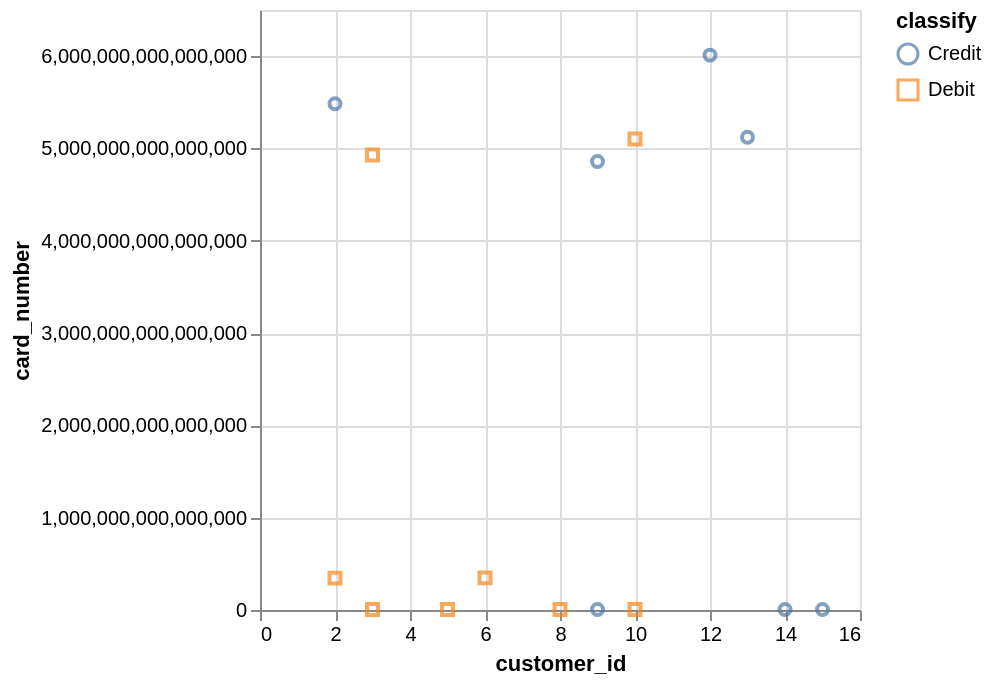

Write the Vega-Lite specification saved for this chart.
### Vega-Lite specification from a JSON file in a GitHub repository (floating-point values rounded to 4 significant figures)
{"data": {"values": [{"x_data": 14, "y_data": 4560596484842, "classify": "Credit"}, {"x_data": 9, "y_data": 4859448397570735, "classify": "Credit"}, {"x_data": 15, "y_data": 4485460762694, "classify": "Credit"}, {"x_data": 13, "y_data": 5122249720639438, "classify": "Credit"}, {"x_data": 9, "y_data": 4716674779726, "classify": "Credit"}, {"x_data": 12, "y_data": 6011225247353230, "classify": "Credit"}, {"x_data": 2, "y_data": 5484846021884483, "classify": "Credit"}, {"x_data": 6, "y_data": 348237249146948, "classify": "Debit"}, {"x_data": 10, "y_data": 5102229294602335, "classify": "Debit"}, {"x_data": 3, "y_data": 4929590358481, "classify": "Debit"}, {"x_data": 10, "y_data": 4532488235104, "classify": "Debit"}, {"x_data": 8, "y_data": 4707949584519, "classify": "Debit"}, {"x_data": 3, "y_data": 4929896676202959, "classify": "Debit"}, {"x_data": 5, "y_data": 4929384762825, "classify": "Debit"}, {"x_data": 2, "y_data": 345475370003028, "classify": "Debit"}]}, "mark": "point", "encoding": {"x": {"field": "x_data", "type": "quantitative", "title": "customer_id", "scale": {"zero": "false"}}, "y": {"field": "y_data", "type": "quantitative", "title": "card_number", "scale": {"zero": "false"}}, "color": {"field": "classify", "type": "nominal"}, "shape": {"field": "classify", "type": "nominal"}}}
